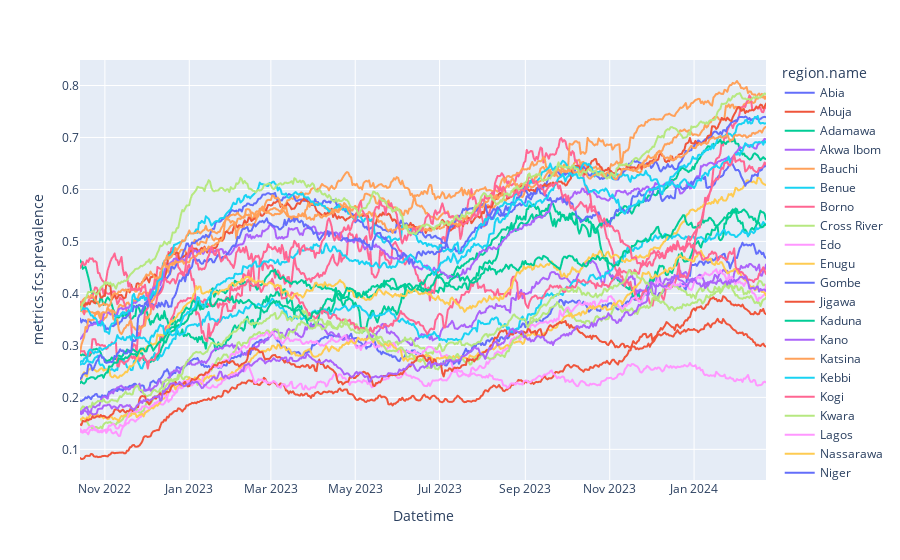

The notebook cell this image was saved under:
### Code cell
fig = px.line(df.loc[df['dataType']!='PREDICTION',], x='Datetime', y='metrics.fcs.prevalence', color = 'region.name')
fig.show()

### Figure 1 — Plotly figure (JSON) as saved in the notebook; plotly's stock layout.template omitted (floating-point values rounded to 4 significant figures; data arrays with more than 128 entries replaced by an {"elided": "..."} marker saying what was removed)
{"data": [{"hovertemplate": "region.name=Abia<br>Datetime=%{x}<br>metrics.fcs.prevalence=%{y}<extra></extra>", "legendgroup": "Abia", "line": {"color": "#636efa", "dash": "solid"}, "marker": {"symbol": "circle"}, "mode": "lines", "name": "Abia", "showlegend": true, "type": "scattergl", "x": {"elided": "497 str values"}, "xaxis": "x", "y": {"elided": "497 float values"}, "yaxis": "y"}, {"hovertemplate": "region.name=Abuja<br>Datetime=%{x}<br>metrics.fcs.prevalence=%{y}<extra></extra>", "legendgroup": "Abuja", "line": {"color": "#EF553B", "dash": "solid"}, "marker": {"symbol": "circle"}, "mode": "lines", "name": "Abuja", "showlegend": true, "type": "scattergl", "x": {"elided": "497 str values"}, "xaxis": "x", "y": {"elided": "497 float values"}, "yaxis": "y"}, {"hovertemplate": "region.name=Adamawa<br>Datetime=%{x}<br>metrics.fcs.prevalence=%{y}<extra></extra>", "legendgroup": "Adamawa", "line": {"color": "#00cc96", "dash": "solid"}, "marker": {"symbol": "circle"}, "mode": "lines", "name": "Adamawa", "showlegend": true, "type": "scattergl", "x": {"elided": "497 str values"}, "xaxis": "x", "y": {"elided": "497 float values"}, "yaxis": "y"}, {"hovertemplate": "region.name=Akwa Ibom<br>Datetime=%{x}<br>metrics.fcs.prevalence=%{y}<extra></extra>", "legendgroup": "Akwa Ibom", "line": {"color": "#ab63fa", "dash": "solid"}, "marker": {"symbol": "circle"}, "mode": "lines", "name": "Akwa Ibom", "showlegend": true, "type": "scattergl", "x": {"elided": "497 str values"}, "xaxis": "x", "y": {"elided": "497 float values"}, "yaxis": "y"}, {"hovertemplate": "region.name=Bauchi<br>Datetime=%{x}<br>metrics.fcs.prevalence=%{y}<extra></extra>", "legendgroup": "Bauchi", "line": {"color": "#FFA15A", "dash": "solid"}, "marker": {"symbol": "circle"}, "mode": "lines", "name": "Bauchi", "showlegend": true, "type": "scattergl", "x": {"elided": "497 str values"}, "xaxis": "x", "y": {"elided": "497 float values"}, "yaxis": "y"}, {"hovertemplate": "region.name=Benue<br>Datetime=%{x}<br>metrics.fcs.prevalence=%{y}<extra></extra>", "legendgroup": "Benue", "line": {"color": "#19d3f3", "dash": "solid"}, "marker": {"symbol": "circle"}, "mode": "lines", "name": "Benue", "showlegend": true, "type": "scattergl", "x": {"elided": "497 str values"}, "xaxis": "x", "y": {"elided": "497 float values"}, "yaxis": "y"}, {"hovertemplate": "region.name=Borno<br>Datetime=%{x}<br>metrics.fcs.prevalence=%{y}<extra></extra>", "legendgroup": "Borno", "line": {"color": "#FF6692", "dash": "solid"}, "marker": {"symbol": "circle"}, "mode": "lines", "name": "Borno", "showlegend": true, "type": "scattergl", "x": {"elided": "497 str values"}, "xaxis": "x", "y": {"elided": "497 float values"}, "yaxis": "y"}, {"hovertemplate": "region.name=Cross River<br>Datetime=%{x}<br>metrics.fcs.prevalence=%{y}<extra></extra>", "legendgroup": "Cross River", "line": {"color": "#B6E880", "dash": "solid"}, "marker": {"symbol": "circle"}, "mode": "lines", "name": "Cross River", "showlegend": true, "type": "scattergl", "x": {"elided": "497 str values"}, "xaxis": "x", "y": {"elided": "497 float values"}, "yaxis": "y"}, {"hovertemplate": "region.name=Edo<br>Datetime=%{x}<br>metrics.fcs.prevalence=%{y}<extra></extra>", "legendgroup": "Edo", "line": {"color": "#FF97FF", "dash": "solid"}, "marker": {"symbol": "circle"}, "mode": "lines", "name": "Edo", "showlegend": true, "type": "scattergl", "x": {"elided": "497 str values"}, "xaxis": "x", "y": {"elided": "497 float values"}, "yaxis": "y"}, {"hovertemplate": "region.name=Enugu<br>Datetime=%{x}<br>metrics.fcs.prevalence=%{y}<extra></extra>", "legendgroup": "Enugu", "line": {"color": "#FECB52", "dash": "solid"}, "marker": {"symbol": "circle"}, "mode": "lines", "name": "Enugu", "showlegend": true, "type": "scattergl", "x": {"elided": "497 str values"}, "xaxis": "x", "y": {"elided": "497 float values"}, "yaxis": "y"}, {"hovertemplate": "region.name=Gombe<br>Datetime=%{x}<br>metrics.fcs.prevalence=%{y}<extra></extra>", "legendgroup": "Gombe", "line": {"color": "#636efa", "dash": "solid"}, "marker": {"symbol": "circle"}, "mode": "lines", "name": "Gombe", "showlegend": true, "type": "scattergl", "x": {"elided": "497 str values"}, "xaxis": "x", "y": {"elided": "497 float values"}, "yaxis": "y"}, {"hovertemplate": "region.name=Jigawa<br>Datetime=%{x}<br>metrics.fcs.prevalence=%{y}<extra></extra>", "legendgroup": "Jigawa", "line": {"color": "#EF553B", "dash": "solid"}, "marker": {"symbol": "circle"}, "mode": "lines", "name": "Jigawa", "showlegend": true, "type": "scattergl", "x": {"elided": "497 str values"}, "xaxis": "x", "y": {"elided": "497 float values"}, "yaxis": "y"}, {"hovertemplate": "region.name=Kaduna<br>Datetime=%{x}<br>metrics.fcs.prevalence=%{y}<extra></extra>", "legendgroup": "Kaduna", "line": {"color": "#00cc96", "dash": "solid"}, "marker": {"symbol": "circle"}, "mode": "lines", "name": "Kaduna", "showlegend": true, "type": "scattergl", "x": {"elided": "497 str values"}, "xaxis": "x", "y": {"elided": "497 float values"}, "yaxis": "y"}, {"hovertemplate": "region.name=Kano<br>Datetime=%{x}<br>metrics.fcs.prevalence=%{y}<extra></extra>", "legendgroup": "Kano", "line": {"color": "#ab63fa", "dash": "solid"}, "marker": {"symbol": "circle"}, "mode": "lines", "name": "Kano", "showlegend": true, "type": "scattergl", "x": {"elided": "497 str values"}, "xaxis": "x", "y": {"elided": "497 float values"}, "yaxis": "y"}, {"hovertemplate": "region.name=Katsina<br>Datetime=%{x}<br>metrics.fcs.prevalence=%{y}<extra></extra>", "legendgroup": "Katsina", "line": {"color": "#FFA15A", "dash": "solid"}, "marker": {"symbol": "circle"}, "mode": "lines", "name": "Katsina", "showlegend": true, "type": "scattergl", "x": {"elided": "497 str values"}, "xaxis": "x", "y": {"elided": "497 float values"}, "yaxis": "y"}, {"hovertemplate": "region.name=Kebbi<br>Datetime=%{x}<br>metrics.fcs.prevalence=%{y}<extra></extra>", "legendgroup": "Kebbi", "line": {"color": "#19d3f3", "dash": "solid"}, "marker": {"symbol": "circle"}, "mode": "lines", "name": "Kebbi", "showlegend": true, "type": "scattergl", "x": {"elided": "497 str values"}, "xaxis": "x", "y": {"elided": "497 float values"}, "yaxis": "y"}, {"hovertemplate": "region.name=Kogi<br>Datetime=%{x}<br>metrics.fcs.prevalence=%{y}<extra></extra>", "legendgroup": "Kogi", "line": {"color": "#FF6692", "dash": "solid"}, "marker": {"symbol": "circle"}, "mode": "lines", "name": "Kogi", "showlegend": true, "type": "scattergl", "x": {"elided": "497 str values"}, "xaxis": "x", "y": {"elided": "497 float values"}, "yaxis": "y"}, {"hovertemplate": "region.name=Kwara<br>Datetime=%{x}<br>metrics.fcs.prevalence=%{y}<extra></extra>", "legendgroup": "Kwara", "line": {"color": "#B6E880", "dash": "solid"}, "marker": {"symbol": "circle"}, "mode": "lines", "name": "Kwara", "showlegend": true, "type": "scattergl", "x": {"elided": "497 str values"}, "xaxis": "x", "y": {"elided": "497 float values"}, "yaxis": "y"}, {"hovertemplate": "region.name=Lagos<br>Datetime=%{x}<br>metrics.fcs.prevalence=%{y}<extra></extra>", "legendgroup": "Lagos", "line": {"color": "#FF97FF", "dash": "solid"}, "marker": {"symbol": "circle"}, "mode": "lines", "name": "Lagos", "showlegend": true, "type": "scattergl", "x": {"elided": "497 str values"}, "xaxis": "x", "y": {"elided": "497 float values"}, "yaxis": "y"}, {"hovertemplate": "region.name=Nassarawa<br>Datetime=%{x}<br>metrics.fcs.prevalence=%{y}<extra></extra>", "legendgroup": "Nassarawa", "line": {"color": "#FECB52", "dash": "solid"}, "marker": {"symbol": "circle"}, "mode": "lines", "name": "Nassarawa", "showlegend": true, "type": "scattergl", "x": {"elided": "497 str values"}, "xaxis": "x", "y": {"elided": "497 float values"}, "yaxis": "y"}, {"hovertemplate": "region.name=Niger<br>Datetime=%{x}<br>metrics.fcs.prevalence=%{y}<extra></extra>", "legendgroup": "Niger", "line": {"color": "#636efa", "dash": "solid"}, "marker": {"symbol": "circle"}, "mode": "lines", "name": "Niger", "showlegend": true, "type": "scattergl", "x": {"elided": "497 str values"}, "xaxis": "x", "y": {"elided": "497 float values"}, "yaxis": "y"}, {"hovertemplate": "region.name=Ogun<br>Datetime=%{x}<br>metrics.fcs.prevalence=%{y}<extra></extra>", "legendgroup": "Ogun", "line": {"color": "#EF553B", "dash": "solid"}, "marker": {"symbol": "circle"}, "mode": "lines", "name": "Ogun", "showlegend": true, "type": "scattergl", "x": {"elided": "497 str values"}, "xaxis": "x", "y": {"elided": "497 float values"}, "yaxis": "y"}, {"hovertemplate": "region.name=Plateau<br>Datetime=%{x}<br>metrics.fcs.prevalence=%{y}<extra></extra>", "legendgroup": "Plateau", "line": {"color": "#00cc96", "dash": "solid"}, "marker": {"symbol": "circle"}, "mode": "lines", "name": "Plateau", "showlegend": true, "type": "scattergl", "x": {"elided": "497 str values"}, "xaxis": "x", "y": {"elided": "497 float values"}, "yaxis": "y"}, {"hovertemplate": "region.name=Rivers<br>Datetime=%{x}<br>metrics.fcs.prevalence=%{y}<extra></extra>", "legendgroup": "Rivers", "line": {"color": "#ab63fa", "dash": "solid"}, "marker": {"symbol": "circle"}, "mode": "lines", "name": "Rivers", "showlegend": true, "type": "scattergl", "x": {"elided": "497 str values"}, "xaxis": "x", "y": {"elided": "497 float values"}, "yaxis": "y"}, {"hovertemplate": "region.name=Sokoto<br>Datetime=%{x}<br>metrics.fcs.prevalence=%{y}<extra></extra>", "legendgroup": "Sokoto", "line": {"color": "#FFA15A", "dash": "solid"}, "marker": {"symbol": "circle"}, "mode": "lines", "name": "Sokoto", "showlegend": true, "type": "scattergl", "x": {"elided": "497 str values"}, "xaxis": "x", "y": {"elided": "497 float values"}, "yaxis": "y"}, {"hovertemplate": "region.name=Taraba<br>Datetime=%{x}<br>metrics.fcs.prevalence=%{y}<extra></extra>", "legendgroup": "Taraba", "line": {"color": "#19d3f3", "dash": "solid"}, "marker": {"symbol": "circle"}, "mode": "lines", "name": "Taraba", "showlegend": true, "type": "scattergl", "x": {"elided": "497 str values"}, "xaxis": "x", "y": {"elided": "497 float values"}, "yaxis": "y"}, {"hovertemplate": "region.name=Yobe<br>Datetime=%{x}<br>metrics.fcs.prevalence=%{y}<extra></extra>", "legendgroup": "Yobe", "line": {"color": "#FF6692", "dash": "solid"}, "marker": {"symbol": "circle"}, "mode": "lines", "name": "Yobe", "showlegend": true, "type": "scattergl", "x": {"elided": "497 str values"}, "xaxis": "x", "y": {"elided": "497 float values"}, "yaxis": "y"}, {"hovertemplate": "region.name=Zamfara<br>Datetime=%{x}<br>metrics.fcs.prevalence=%{y}<extra></extra>", "legendgroup": "Zamfara", "line": {"color": "#B6E880", "dash": "solid"}, "marker": {"symbol": "circle"}, "mode": "lines", "name": "Zamfara", "showlegend": true, "type": "scattergl", "x": {"elided": "497 str values"}, "xaxis": "x", "y": {"elided": "497 float values"}, "yaxis": "y"}], "layout": {"legend": {"title": {"text": "region.name"}, "tracegroupgap": 0}, "margin": {"t": 60}, "xaxis": {"anchor": "y", "domain": [0, 1], "title": {"text": "Datetime"}}, "yaxis": {"anchor": "x", "domain": [0, 1], "title": {"text": "metrics.fcs.prevalence"}}}}
